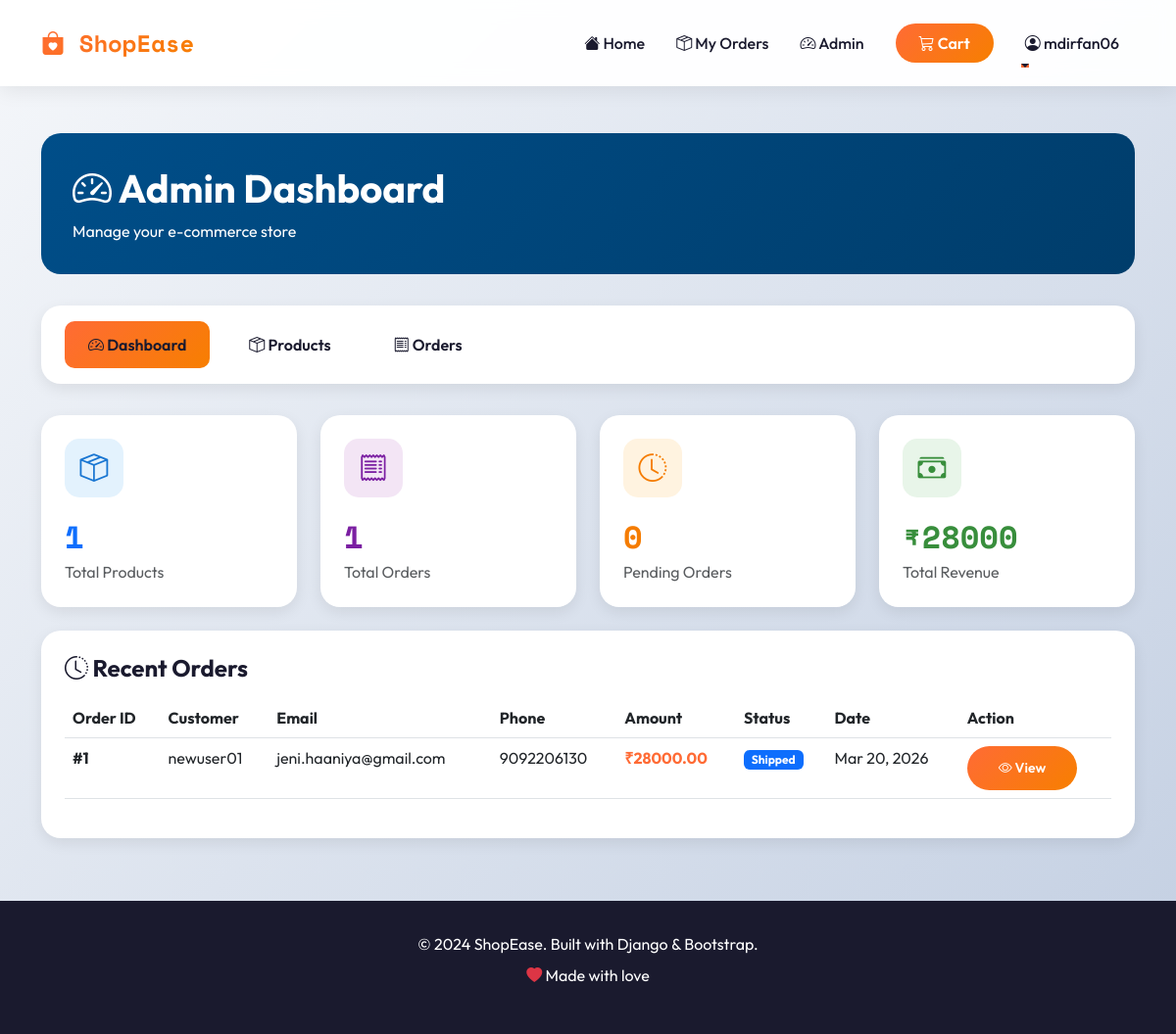
/admin-dashboard/ (signed in), run on the app's committed database.
### shop/models.py (models this page shows, shortened)
class Order(models.Model):
    STATUS_CHOICES = [
        ('pending', 'Pending'),
        ('confirmed', 'Confirmed'),
        ('shipped', 'Shipped'),
        ('delivered', 'Delivered'),
        ('cancelled', 'Cancelled'),
    ]
    user = models.ForeignKey(User, on_delete=models.CASCADE)
    customer_name = models.CharField(max_length=200)
    email = models.EmailField()
    phone = models.CharField(max_length=20)
    address = models.TextField()
    total_amount = models.DecimalField(max_digits=10, decimal_places=2)
    payment_screenshot = models.ImageField(upload_to='payment_proofs/')
    status = models.CharField(max_length=20, choices=STATUS_CHOICES, default='pending')
    created_at = models.DateTimeField(auto_now_add=True)
    updated_at = models.DateTimeField(auto_now=True)
    class Meta:
        ordering = ['-created_at']

### shop/views.py (the view)
# urls.py: path('admin-dashboard/', views.admin_dashboard, name='admin_dashboard'),
@login_required
@user_passes_test(is_admin)
def admin_dashboard(request):
    context = {
        'total_products': Product.objects.count(),
        'total_orders': Order.objects.count(),
        'pending_orders': Order.objects.filter(status='pending').count(),
        'total_revenue': Order.objects.aggregate(total=Sum('total_amount'))['total'] or 0,
        'recent_orders': Order.objects.all()[:10],
    }
    return render(request, 'shop/admin_dashboard.html', context)

### shop/context_processors.py (called while the page is built)
def cart_count(request):
    if request.user.is_authenticated:
        count = Cart.objects.filter(user=request.user).count()
    else:
        count = 0
    return {'cart_count': count}

### shop/views.py (called while the page is built)
def is_admin(user):
    return user.is_superuser

### templates/shop/admin_dashboard.html (shortened to what this page needs)
{% extends 'base.html' %}
{% block content %}
<div class="admin-header">
    <h1 class="fw-bold mb-2">
        <i class="bi bi-speedometer2"></i> Admin Dashboard
    </h1>
    <p class="mb-0">Manage your e-commerce store</p>
</div>
<div class="admin-nav">
    <ul class="nav nav-pills">
        <li class="nav-item">
            <a class="nav-link active" href="{% url 'admin_dashboard' %}">
                <i class="bi bi-speedometer2"></i> Dashboard
            </a>
        </li>
        <li class="nav-item">
            <a class="nav-link" href="{% url 'admin_products' %}">
                <i class="bi bi-box-seam"></i> Products
            </a>
        </li>
        <li class="nav-item">
            <a class="nav-link" href="{% url 'admin_orders' %}">
                <i class="bi bi-receipt"></i> Orders
            </a>
        </li>
    </ul>
</div>
<div class="row g-4 mb-4">
    <div class="col-md-3">
        <div class="stat-card animate-fade-in">
            <div class="stat-icon" style="background: #e3f2fd; color: #1976d2;">
                <i class="bi bi-box-seam"></i>
            </div>
            <div class="stat-value text-primary">{{ total_products }}</div>
            <p class="text-muted mb-0">Total Products</p>
        </div>
    </div>
    <div class="col-md-3">
        <div class="stat-card animate-fade-in" style="animation-delay: 100ms;">
            <div class="stat-icon" style="background: #f3e5f5; color: #7b1fa2;">
                <i class="bi bi-receipt"></i>
            </div>
            <div class="stat-value" style="color: #7b1fa2;">{{ total_orders }}</div>
            <p class="text-muted mb-0">Total Orders</p>
        </div>
    </div>
    <div class="col-md-3">
        <div class="stat-card animate-fade-in" style="animation-delay: 200ms;">
            <div class="stat-icon" style="background: #fff3e0; color: #f57c00;">
                <i class="bi bi-clock-history"></i>
            </div>
            <div class="stat-value" style="color: #f57c00;">{{ pending_orders }}</div>
            <p class="text-muted mb-0">Pending Orders</p>
        </div>
    </div>
    <div class="col-md-3">
        <div class="stat-card animate-fade-in" style="animation-delay: 300ms;">
            <div class="stat-icon" style="background: #e8f5e9; color: #388e3c;">
                <i class="bi bi-cash-stack"></i>
            </div>
            <div class="stat-value" style="color: #388e3c;">₹{{ total_revenue }}</div>
            <p class="text-muted mb-0">Total Revenue</p>
        </div>
    </div>
</div>
<div class="recent-orders">
    <h4 class="fw-bold mb-3">
        <i class="bi bi-clock-history"></i> Recent Orders
    </h4>
    {% if recent_orders %}
        <div class="table-responsive">
            <table class="table table-hover">
                <thead>
                    <tr>
                        <th>Order ID</th>
                        <th>Customer</th>
                        <th>Email</th>
                        <th>Phone</th>
                        <th>Amount</th>
                        <th>Status</th>
                        <th>Date</th>
                        <th>Action</th>
                    </tr>
                </thead>
                <tbody>
                    {% for order in recent_orders %}
                        <tr>
                            <td class="fw-bold">#{{ order.id }}</td>
                            <td>{{ order.customer_name }}</td>
                            <td>{{ order.email }}</td>
                            <td>{{ order.phone }}</td>
                            <td class="fw-bold" style="color: var(--primary-color);">₹{{ order.total_amount }}</td>
                            <td>
                                {% if order.status == 'pending' %}
                                    <span class="badge bg-warning">Pending</span>
                                {% elif order.status == 'confirmed' %}
                                    <span class="badge bg-info">Confirmed</span>
                                {% elif order.status == 'shipped' %}
                                    <span class="badge bg-primary">Shipped</span>
                                {% elif order.status == 'delivered' %}
                                    <span class="badge bg-success">Delivered</span>
                                {% else %}
                                    <span class="badge bg-danger">Cancelled</span>
                                {% endif %}
                            </td>
                            <td>{{ order.created_at|date:"M d, Y" }}</td>
                            <td>
                                <a href="{% url 'admin_order_detail' order.id %}" class="btn btn-sm btn-primary">
                                    <i class="bi bi-eye"></i> View
                                </a>
                            </td>
                        </tr>
                    {% endfor %}
                </tbody>
            </table>
        </div>
    {% else %}
        <p class="text-muted text-center py-4">No orders yet.</p>
    {% endif %}
</div>
{% endblock %}

### templates/base.html (shortened to what this page needs)
<!DOCTYPE html>
<html lang="en">
<head>
    <link href="https://cdn.jsdelivr.net/npm/bootstrap@5.3.0/dist/css/bootstrap.min.css" rel="stylesheet">
    <link rel="stylesheet" href="https://cdn.jsdelivr.net/npm/bootstrap-icons@1.11.0/font/bootstrap-icons.css">
</head>
<body>
    <nav class="navbar navbar-expand-lg sticky-top">
        <div class="container">
            <a class="navbar-brand" href="{% url 'home' %}">
                <i class="bi bi-bag-heart-fill"></i> ShopEase
            </a>
            <div class="collapse navbar-collapse" id="navbarNav">
                <ul class="navbar-nav ms-auto align-items-center">
                    <li class="nav-item">
                        <a class="nav-link" href="{% url 'home' %}">
                            <i class="bi bi-house-fill"></i> Home
                        </a>
                    </li>
                    {% if user.is_authenticated %}
                        <li class="nav-item">
                            <a class="nav-link" href="{% url 'my_orders' %}">
                                <i class="bi bi-box-seam"></i> My Orders
                            </a>
                        </li>
                        {% if user.is_superuser %}
                            <li class="nav-item">
                                <a class="nav-link" href="{% url 'admin_dashboard' %}">
                                    <i class="bi bi-speedometer2"></i> Admin
                                </a>
                            </li>
                        {% endif %}
                        <li class="nav-item">
                            <a class="nav-link" href="{% url 'cart' %}">
                                <button class="btn btn-cart">
                                    <i class="bi bi-cart3"></i> Cart
                                </button>
                            </a>
                        </li>
                        <li class="nav-item dropdown">
                            <a class="nav-link dropdown-toggle" href="#" role="button" data-bs-toggle="dropdown">
                                <i class="bi bi-person-circle"></i> {{ user.username }}
                            </a>
                        </li>
                    {% endif %}
                </ul>
            </div>
        </div>
    </nav>
    <main class="container my-5">
        {% block content %}{% endblock %}
    </main>
    <footer class="footer text-center">
        <div class="container">
            <p class="mb-0">&copy; 2024 ShopEase. Built with Django & Bootstrap.</p>
            <p class="mt-2">
                <i class="bi bi-heart-fill text-danger"></i> Made with love
            </p>
        </div>
    </footer>
</body>
</html>

### templates/base.html (style rules this page uses)
:root { --primary-color: #FF6B35; --secondary-color: #004E89; --accent-color: #F77F00; --dark: #1A1A2E; --light: #F8F9FA; --success: #06D6A0; }
* { margin: 0; padding: 0; box-sizing: border-box; }
body { font-family: 'Outfit', sans-serif; background: linear-gradient(135deg, #f5f7fa 0%, #c3cfe2 100%); min-height: 100vh; color: var(--dark); }
.navbar { background: rgba(255, 255, 255, 0.95); backdrop-filter: blur(10px); box-shadow: 0 4px 20px rgba(0, 0, 0, 0.08); padding: 1rem 0; }
.navbar-brand { font-family: 'Space Mono', monospace; font-weight: 700; font-size: 1.5rem; background: linear-gradient(135deg, var(--primary-color), var(--accent-color)); -webkit-background-clip: text; -webkit-text-fill-color: transparent; background-clip: text; }
.nav-link { font-weight: 500; color: var(--dark) !important; margin: 0 0.5rem; transition: all 0.3s ease; position: relative; }
.nav-link::after { content: ''; position: absolute; bottom: -5px; left: 0; width: 0; height: 2px; background: var(--primary-color); transition: width 0.3s ease; }
.btn-cart { position: relative; background: linear-gradient(135deg, var(--primary-color), var(--accent-color)); border: none; color: white; padding: 0.5rem 1.5rem; border-radius: 50px; font-weight: 600; transition: transform 0.3s ease; }
.btn-primary { background: linear-gradient(135deg, var(--primary-color), var(--accent-color)); border: none; padding: 0.75rem 2rem; border-radius: 50px; font-weight: 600; transition: all 0.3s ease; }
.footer { background: var(--dark); color: white; padding: 2rem 0; margin-top: 4rem; }
.animate-fade-in { animation: fadeInUp 0.6s ease-out; }

### templates/shop/admin_dashboard.html (style rules this page uses)
.admin-header { background: linear-gradient(135deg, var(--secondary-color), #003d6b); color: white; padding: 2rem; border-radius: 20px; margin-bottom: 2rem; }
.stat-card { background: white; border-radius: 20px; padding: 1.5rem; box-shadow: 0 5px 15px rgba(0, 0, 0, 0.08); transition: all 0.3s ease; height: 100%; }
.stat-icon { width: 60px; height: 60px; border-radius: 15px; display: flex; align-items: center; justify-content: center; font-size: 1.8rem; margin-bottom: 1rem; }
.stat-value { font-size: 2rem; font-weight: 700; font-family: 'Space Mono', monospace; }
.recent-orders { background: white; border-radius: 20px; padding: 1.5rem; box-shadow: 0 5px 15px rgba(0, 0, 0, 0.08); }
.admin-nav { background: white; border-radius: 20px; padding: 1rem; box-shadow: 0 5px 15px rgba(0, 0, 0, 0.08); margin-bottom: 2rem; }
.admin-nav .nav-link { color: var(--dark); font-weight: 600; padding: 0.75rem 1.5rem; border-radius: 10px; transition: all 0.3s ease; }
.admin-nav .nav-link:hover, .admin-nav .nav-link.active { background: linear-gradient(135deg, var(--primary-color), var(--accent-color)); color: white; }

### data on the page
Order: id "1", customer_name "newuser01", email "jeni.haaniya@gmail.com", phone "9092206130", total_amount "28000.00", status "Shipped", created_at "Mar 20, 2026"

### other printed values
{{ user.username }} "mdirfan06"
{{ total_products }} "1"
{{ total_orders }} "1"
{{ pending_orders }} "0"
{{ total_revenue }} "28000"
